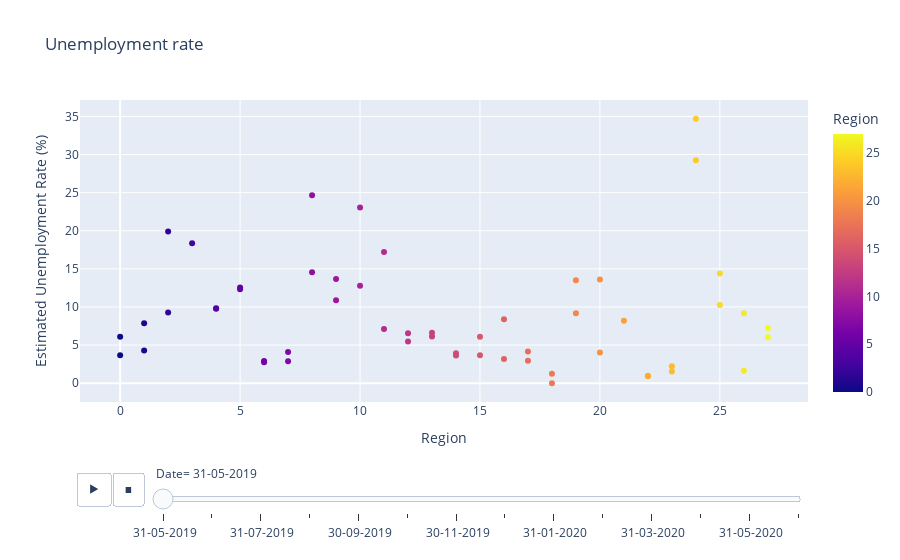

This figure's notebook cell:
### Code cell
fg = px.scatter(df,x='Region',y=' Estimated Unemployment Rate (%)',color='Region',title='Unemployment rate',animation_frame=' Date',template='plotly')
fg.update_layout(xaxis={'categoryorder':'total descending'})
fg.show()

### Figure 1 — Plotly figure (JSON) as saved in the notebook; plotly's stock layout.template omitted (floating-point values rounded to 4 significant figures)
{"data": [{"hovertemplate": " Date= 31-05-2019<br>Region=%{marker.color}<br> Estimated Unemployment Rate (%)=%{y}<extra></extra>", "legendgroup": "", "marker": {"color": [0, 1, 2, 4, 5, 6, 7, 8, 9, 10, 11, 12, 13, 14, 15, 16, 17, 18, 19, 20, 22, 23, 24, 25, 26, 27, 0, 1, 2, 3, 4, 5, 6, 7, 8, 9, 10, 11, 12, 13, 14, 15, 16, 17, 18, 19, 20, 21, 22, 23, 24, 25, 26, 27], "coloraxis": "coloraxis", "symbol": "circle"}, "mode": "markers", "name": "", "orientation": "v", "showlegend": false, "type": "scatter", "x": [0, 1, 2, 4, 5, 6, 7, 8, 9, 10, 11, 12, 13, 14, 15, 16, 17, 18, 19, 20, 22, 23, 24, 25, 26, 27, 0, 1, 2, 3, 4, 5, 6, 7, 8, 9, 10, 11, 12, 13, 14, 15, 16, 17, 18, 19, 20, 21, 22, 23, 24, 25, 26, 27], "xaxis": "x", "y": [3.65, 4.29, 9.27, 9.82, 12.56, 2.91, 2.88, 14.54, 13.68, 12.78, 7.11, 5.46, 6.63, 3.63, 3.67, 3.16, 4.17, 0, 9.17, 4.03, 0.97, 2.23, 29.25, 10.26, 1.63, 6.02, 6.09, 7.87, 19.9, 18.35, 9.77, 12.31, 2.75, 4.09, 24.67, 10.88, 23.04, 17.23, 6.56, 6.11, 3.91, 6.08, 8.4, 2.95, 1.25, 13.49, 13.62, 8.2, 0.89, 1.52, 34.69, 14.4, 9.17, 7.25], "yaxis": "y"}], "layout": {"coloraxis": {"colorbar": {"title": {"text": "Region"}}, "colorscale": [[0, "#0d0887"], [0.1111, "#46039f"], [0.2222, "#7201a8"], [0.3333, "#9c179e"], [0.4444, "#bd3786"], [0.5556, "#d8576b"], [0.6667, "#ed7953"], [0.7778, "#fb9f3a"], [0.8889, "#fdca26"], [1, "#f0f921"]]}, "legend": {"tracegroupgap": 0}, "sliders": [{"active": 0, "currentvalue": {"prefix": " Date="}, "len": 0.9, "pad": {"b": 10, "t": 60}, "steps": [{"args": [[" 31-05-2019"], {"frame": {"duration": 0, "redraw": false}, "fromcurrent": true, "mode": "immediate", "transition": {"duration": 0, "easing": "linear"}}], "label": " 31-05-2019", "method": "animate"}, {"args": [[" 30-06-2019"], {"frame": {"duration": 0, "redraw": false}, "fromcurrent": true, "mode": "immediate", "transition": {"duration": 0, "easing": "linear"}}], "label": " 30-06-2019", "method": "animate"}, {"args": [[" 31-07-2019"], {"frame": {"duration": 0, "redraw": false}, "fromcurrent": true, "mode": "immediate", "transition": {"duration": 0, "easing": "linear"}}], "label": " 31-07-2019", "method": "animate"}, {"args": [[" 31-08-2019"], {"frame": {"duration": 0, "redraw": false}, "fromcurrent": true, "mode": "immediate", "transition": {"duration": 0, "easing": "linear"}}], "label": " 31-08-2019", "method": "animate"}, {"args": [[" 30-09-2019"], {"frame": {"duration": 0, "redraw": false}, "fromcurrent": true, "mode": "immediate", "transition": {"duration": 0, "easing": "linear"}}], "label": " 30-09-2019", "method": "animate"}, {"args": [[" 31-10-2019"], {"frame": {"duration": 0, "redraw": false}, "fromcurrent": true, "mode": "immediate", "transition": {"duration": 0, "easing": "linear"}}], "label": " 31-10-2019", "method": "animate"}, {"args": [[" 30-11-2019"], {"frame": {"duration": 0, "redraw": false}, "fromcurrent": true, "mode": "immediate", "transition": {"duration": 0, "easing": "linear"}}], "label": " 30-11-2019", "method": "animate"}, {"args": [[" 31-12-2019"], {"frame": {"duration": 0, "redraw": false}, "fromcurrent": true, "mode": "immediate", "transition": {"duration": 0, "easing": "linear"}}], "label": " 31-12-2019", "method": "animate"}, {"args": [[" 31-01-2020"], {"frame": {"duration": 0, "redraw": false}, "fromcurrent": true, "mode": "immediate", "transition": {"duration": 0, "easing": "linear"}}], "label": " 31-01-2020", "method": "animate"}, {"args": [[" 29-02-2020"], {"frame": {"duration": 0, "redraw": false}, "fromcurrent": true, "mode": "immediate", "transition": {"duration": 0, "easing": "linear"}}], "label": " 29-02-2020", "method": "animate"}, {"args": [[" 31-03-2020"], {"frame": {"duration": 0, "redraw": false}, "fromcurrent": true, "mode": "immediate", "transition": {"duration": 0, "easing": "linear"}}], "label": " 31-03-2020", "method": "animate"}, {"args": [[" 30-04-2020"], {"frame": {"duration": 0, "redraw": false}, "fromcurrent": true, "mode": "immediate", "transition": {"duration": 0, "easing": "linear"}}], "label": " 30-04-2020", "method": "animate"}, {"args": [[" 31-05-2020"], {"frame": {"duration": 0, "redraw": false}, "fromcurrent": true, "mode": "immediate", "transition": {"duration": 0, "easing": "linear"}}], "label": " 31-05-2020", "method": "animate"}, {"args": [[" 30-06-2020"], {"frame": {"duration": 0, "redraw": false}, "fromcurrent": true, "mode": "immediate", "transition": {"duration": 0, "easing": "linear"}}], "label": " 30-06-2020", "method": "animate"}], "x": 0.1, "xanchor": "left", "y": 0, "yanchor": "top"}], "title": {"text": "Unemployment rate"}, "updatemenus": [{"buttons": [{"args": [null, {"frame": {"duration": 500, "redraw": false}, "fromcurrent": true, "mode": "immediate", "transition": {"duration": 500, "easing": "linear"}}], "label": "&#9654;", "method": "animate"}, {"args": [[null], {"frame": {"duration": 0, "redraw": false}, "fromcurrent": true, "mode": "immediate", "transition": {"duration": 0, "easing": "linear"}}], "label": "&#9724;", "method": "animate"}], "direction": "left", "pad": {"r": 10, "t": 70}, "showactive": false, "type": "buttons", "x": 0.1, "xanchor": "right", "y": 0, "yanchor": "top"}], "xaxis": {"anchor": "y", "categoryorder": "total descending", "domain": [0, 1], "title": {"text": "Region"}}, "yaxis": {"anchor": "x", "domain": [0, 1], "title": {"text": " Estimated Unemployment Rate (%)"}}}}
